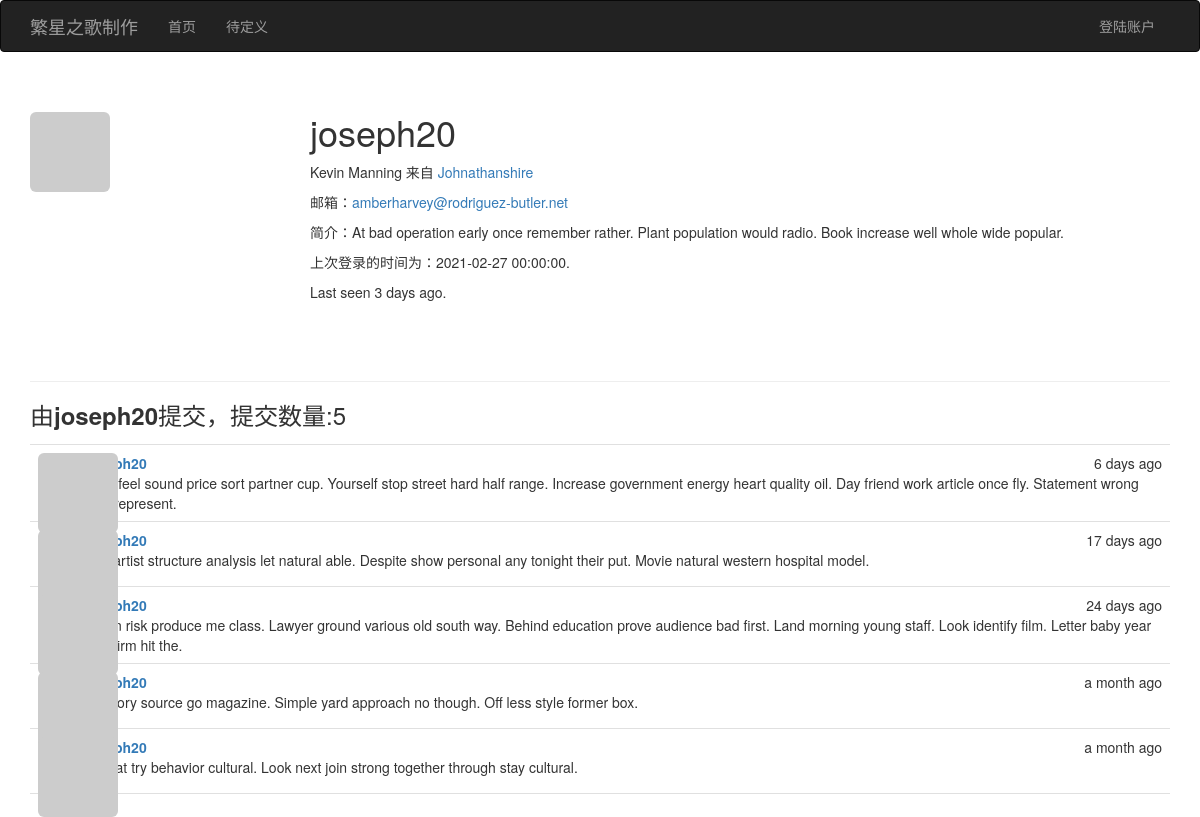
Screenshot of /user/joseph20 with the database file from the repository.
### app/models.py (models this page shows, shortened)
class User(UserMixin, db.Model):
    __tablename__ = 'users'
    id = db.Column(db.Integer, primary_key=True)
    email = db.Column(db.String(64), unique=True, index=True)
    username = db.Column(db.String(64), unique=True, index=True)
    role_id = db.Column(db.Integer, db.ForeignKey('roles.id'))
    password_hash = db.Column(db.String(128))
    confirmed = db.Column(db.Boolean, default=False)
    name = db.Column(db.String(64))   #保留
    location = db.Column(db.String(64))     #修改1
    about_me = db.Column(db.Text())          #修改1
    member_since = db.Column(db.DateTime(), default=datetime.utcnow)   #修改1
    last_seen = db.Column(db.DateTime(), default=datetime.utcnow)    #保留
    avatar_hash = db.Column(db.String(32))      #和头像相关
    posts = db.relationship('Post', backref='author', lazy='dynamic')   #博客文章相关
    @property
    def password(self):
        raise AttributeError('password is not a readable attribute')
    def gravatar(self, size=100, default='identicon', rating='g'):
        url = 'https://secure.gravatar.com/avatar'
        hash = self.avatar_hash or self.gravatar_hash()
        return '{url}/{hash}?s={size}&d={default}&r={rating}'.format(
            url=url, hash=hash, size=size, default=default, rating=rating)

class Post(db.Model):
    __tablename__ = 'posts'
    id = db.Column(db.Integer, primary_key=True)
    body = db.Column(db.Text)
    timestamp = db.Column(db.DateTime, index=True, default=datetime.utcnow)
    author_id = db.Column(db.Integer, db.ForeignKey('users.id'))

### app/main/views.py (the view)
@main.route('/user/<username>')
def user(username):
    user = User.query.filter_by(username=username).first_or_404()
    posts = user.posts.order_by(Post.timestamp.desc()).all()
    return render_template('user.html', user=user, posts=posts)

### app/auth/views.py (called while the page is built)
@auth.before_app_request
def before_request():
    if current_user.is_authenticated:
        current_user.ping()
        if not current_user.confirmed \
                and request.endpoint \
                and request.blueprint != 'auth' \
                and request.endpoint != 'static':
            return redirect(url_for('auth.unconfirmed'))

### app/main/__init__.py (called while the page is built)
@main.app_context_processor
def inject_permissions():
    return dict(Permission=Permission)

### app/models.py (called while the page is built)
    def is_administrator(self):
        return False

### app/templates/user.html (shortened to what this page needs)
{% extends "base.html" %}
{% block page_content %}
<div class="page-header">
    <img class="img-rounded profile-thumbnail" src="{{ user.gravatar(size=256) }}">
    <div class="profile-header">
        <h1>{{ user.username }}</h1>
        {% if user.name or user.location %}
        <p>
            {% if user.name %}{{ user.name }}{% endif %}
            {% if user.location %}
                来自 <a href="https://www.amap.com/search?query={{ user.location }}">{{ user.location }}</a>
            {% endif %}
        </p>
        <p>邮箱：<a href="mailto:{{ user.email }}">{{ user.email }}</a></p>
        {% endif %}
        {% if user.about_me %}<p>简介：{{ user.about_me }}</p>{% endif %}
        <p>上次登录的时间为：{{ moment(user.member_since).format('YYYY-MM-DD HH:mm:ss') }}. </p>
        <p>Last seen {{ moment(user.last_seen).fromNow() }}.</p>
    </div>
</div>
<h3>由<nobr style="font-weight:bold">{{ user.username }}</nobr>提交，<nobr>提交数量:{{ user.posts.count() }}</nobr></h3>
{% include '_posts.html' %}
{% endblock %}

### app/templates/base.html (shortened to what this page needs)
{% extends "bootstrap/base.html" %}
{% block head %}
{{ super() }}
<link rel="stylesheet" type="text/css" href="{{ url_for('static', filename='styles.css') }}">
{% endblock %}
{% block navbar %}
<div class="navbar navbar-inverse" role="navigation">
    <div class="container">
        <div class="navbar-header">
            <a class="navbar-brand" href="{{ url_for('main.index') }}">繁星之歌制作</a>
        </div>
        <div class="navbar-collapse collapse">
            <ul class="nav navbar-nav">
                <li><a href="{{ url_for('main.index') }}">首页</a></li>
                <li><a href="{{ url_for('main.video') }}">待定义</a></li>
            </ul>
            <ul class="nav navbar-nav navbar-right">
                {% if current_user.is_authenticated %}
                <a class="navbar-brand" href="{{ url_for('main.index') }}">{% if current_user.is_authenticated %}{{ current_user.username }}{% endif %}</a>
                <li class="dropdown">
                    <a href="#" class="dropdown-toggle" data-toggle="dropdown">
                        <img src="{{ current_user.gravatar(size=18) }}">
                        账户信息 <b class="caret"></b>
                    </a>
                    <ul class="dropdown-menu">
                        <li><a href="{{ url_for('auth.change_password') }}">修改密码</a></li>
                        <li><a href="{{ url_for('auth.logout') }}">登出账号</a></li>
                    </ul>
                </li>
                {% else %}
                <li><a href="{{ url_for('auth.login') }}">登陆账户</a></li>
                {% endif %}
            </ul>
        </div>
    </div>
</div>
{% endblock %}
{% block content %}
<div class="container">
    {% block page_content %}{% endblock %}
</div>
{% endblock %}

### app/templates/_posts.html
<ul class="posts">
    {% for post in posts %}
    <li class="post">
        <div class="post-thumbnail">
            <a href="{{ url_for('.user', username=post.author.username) }}">
                <img class="img-rounded profile-thumbnail" src="{{ post.author.gravatar(size=40) }}">
            </a>
        </div>
        <div class="post-content">
            <div class="post-date">{{ moment(post.timestamp).fromNow() }}</div>
            <div class="post-author"><a href="{{ url_for('.user', username=post.author.username) }}">{{ post.author.username }}</a></div>
            <div class="post-body">{{ post.body }}</div>
        </div>
    </li>
    {% endfor %}
</ul>

### app/static/styles.css (style rules this page uses)
.profile-thumbnail { position: absolute; }
.profile-header { min-height: 260px; margin-left: 280px; }
ul.posts { list-style-type: none; padding: 0px; margin: 16px 0px 0px 0px; border-top: 1px solid #e0e0e0; }
ul.posts li.post { padding: 8px; border-bottom: 1px solid #e0e0e0; }
div.post-date { float: right; }
div.post-author { font-weight: bold; }
div.post-thumbnail { position: absolute; }
div.post-content { margin-left: 48px; min-height: 48px; }

### rows the page displays
User: username "joseph20", name "Kevin Manning", location "Johnathanshire", email "amberharvey@rodriguez-butler.net", about_me "At bad operation early once remember rather. Plant population would radio. Book increase well whole wide popular.", member_since "2021-02-27 00:00:00", last_seen "3 days ago"
Post: timestamp "6 days ago", body "Stuff feel sound price sort partner cup. Yourself stop street hard half range. Increase government energy heart quality oil. Day friend work article once fly. Statement wrong visit represent."
Post: timestamp "17 days ago", body "Mrs artist structure analysis let natural able. Despite show personal any tonight their put. Movie natural western hospital model."
Post: timestamp "24 days ago", body "Learn risk produce me class. Lawyer ground various old south way. Behind education prove audience bad first. Land morning young staff. Look identify film. Letter baby year skill firm hit the."
Post: timestamp "a month ago", body "Memory source go magazine. Simple yard approach no though. Off less style former box."
Post: timestamp "a month ago", body "If what try behavior cultural. Look next join strong together through stay cultural."

### other values shown
{{ user.posts.count() }} "5"
